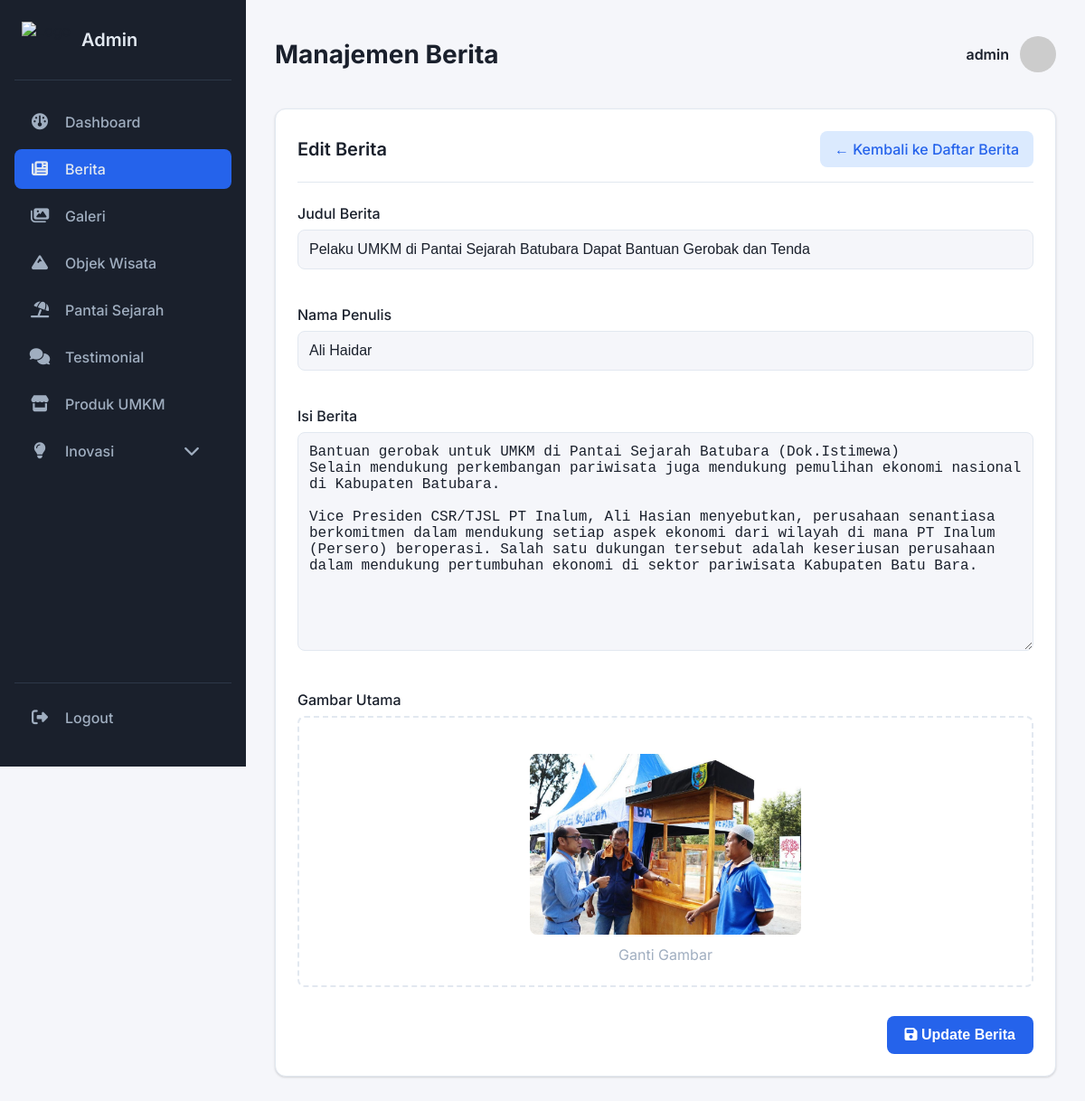
Screenshot of /admin_dashboard.php?page=berita&action=edit&id=8 (signed in) with the database file from the repository.
### tables this page shows
CREATE TABLE `berita` (
  `id` int(11) NOT NULL,
  `judul` varchar(255) DEFAULT NULL,
  `draft` text DEFAULT NULL,
  `penulis` varchar(100) DEFAULT NULL,
  `tanggal_dibuat` datetime DEFAULT current_timestamp(),
  `gambar` varchar(255) DEFAULT NULL,
  `status` varchar(20) DEFAULT 'active'
);

### admin_dashboard.php (the view, shortened to what this page needs)
<?php
include 'koneksi.php';
$page = $_GET['page'] ?? 'home';
$action = $_GET['action'] ?? '';
$edit_berita = null;
if ($action == 'edit' && isset($_GET['id'])) {
    $edit_id = intval($_GET['id']);
    if ($page == 'berita') {
        $q = $conn->query("SELECT * FROM berita WHERE id=$edit_id");
        $edit_berita = $q ? $q->fetch_assoc() : null;
    } elseif ($page == 'inovasi') {
        $q = $conn->query("SELECT * FROM inovasi WHERE id=$edit_id");
        $edit_inovasi = $q ? $q->fetch_assoc() : null;
    } elseif ($page == 'produk-umkm') {
        $q = $conn->query("SELECT * FROM produk_umkm WHERE id=$edit_id");
        $edit_produk = $q ? $q->fetch_assoc() : null;
    } elseif ($page == 'objek-wisata') {
        $q = $conn->query("SELECT * FROM objek_wisata WHERE id=$edit_id");
        $edit_wisata = $q ? $q->fetch_assoc() : null;
    } elseif ($page == 'testimonial-pantai') {
        $q = $conn->query("SELECT * FROM testimonial_pantai_sejarah WHERE id=$edit_id");
        $edit_testimonial = $q ? $q->fetch_assoc() : null;
    }
}
?>
<!DOCTYPE html>
<html lang="id">
<head>
    <link rel="stylesheet" href="https://cdnjs.cloudflare.com/ajax/libs/font-awesome/6.4.2/css/all.min.css">
</head>
<body>
    <div class="admin-layout">
        <div class="sidebar" id="sidebar">
            <div class="sidebar-header">
                <img src="asset/logo-white.png" alt="Logo">
                <h3>Admin</h3>
            </div>
            <nav>
                <a href="admin_dashboard.php?page=home" class="<?= $page=='home'?'active':'' ?>"><i class="fa-solid fa-gauge"></i> Dashboard</a>
                <a href="admin_dashboard.php?page=berita" class="<?= $page=='berita'?'active':'' ?>"><i class="fa-solid fa-newspaper"></i> Berita</a>
                <a href="admin_dashboard.php?page=galeri" class="<?= $page=='galeri'?'active':'' ?>"><i class="fa-solid fa-images"></i> Galeri</a>
                <a href="admin_dashboard.php?page=objek-wisata" class="<?= $page=='objek-wisata'?'active':'' ?>"><i class="fa-solid fa-mountain"></i> Objek Wisata</a>
                <a href="admin_dashboard.php?page=pantai-sejarah" class="<?= $page=='pantai-sejarah'?'active':'' ?>"><i class="fa-solid fa-umbrella-beach"></i> Pantai Sejarah</a>
                <a href="admin_dashboard.php?page=testimonial-pantai" class="<?= $page=='testimonial-pantai'?'active':'' ?>"><i class="fa-solid fa-comments"></i> Testimonial</a>
                <a href="admin_dashboard.php?page=produk-umkm" class="<?= $page=='produk-umkm'?'active':'' ?>"><i class="fa-solid fa-store"></i> Produk UMKM</a>
                <div class="sidebar-dropdown">
                    <a href="#" class="dropdown-toggle <?= (in_array($page, ['inovasi-pendidikan', 'inovasi-pertanian', 'inovasi-teknologi'])) ? 'active' : '' ?>"><i class="fa-solid fa-lightbulb"></i> Inovasi <i class="fa-solid fa-chevron-down dropdown-icon"></i></a>
                </div>
            </nav>
            <div class="sidebar-footer">
                 <a href="#" id="logoutBtn"><i class="fa-solid fa-right-from-bracket"></i> Logout</a>
            </div>
        </div>
        <div class="main-content">
            <div class="topbar">
                <h1 class="topbar-title">
                    <?php
                        if ($page == 'home') echo 'Dashboard';
                        else if ($page == 'berita') echo 'Manajemen Berita';
                    ?>
                </h1>
                <div class="admin-profile">
                    <span class="admin-name"><?= isset($_SESSION['admin_username']) ? htmlspecialchars($_SESSION['admin_username']) : 'Admin'; ?></span>
                    <img src="https://ui-avatars.com/api/?name=<?= urlencode(isset($_SESSION['admin_username']) ? $_SESSION['admin_username'] : 'Admin') ?>&background=dbeafe&color=2563eb&font-size=0.5" alt="Avatar" style="width:40px; height:40px; border-radius:50%;">
                </div>
            </div>
            <?php if ($page=='berita'): ?>
            <div class="card" id="berita">
                <?php if ($action=='tambah' || ($action=='edit' && isset($edit_berita))): ?>
                    <div class="card-header">
                        <h2><?= $action == 'tambah' ? 'Tulis Berita Baru' : 'Edit Berita' ?></h2>
                        <a href="admin_dashboard.php?page=berita" class="btn-secondary">&larr; Kembali ke Daftar Berita</a>
                    </div>
                    <form method="POST" action="" enctype="multipart/form-data" class="modern-form">
                        <div class="form-group">
                            <label for="judul">Judul Berita</label>
                            <input type="text" id="judul" name="judul" value="<?= htmlspecialchars($edit_berita['judul'] ?? '') ?>" required placeholder="Masukkan judul berita...">
                        </div>
                        <div class="form-group">
                            <label for="penulis">Nama Penulis</label>
                            <input type="text" id="penulis" name="penulis" value="<?= htmlspecialchars($edit_berita['penulis'] ?? '') ?>" required placeholder="Contoh: John Doe">
                        </div>
                        <div class="form-group">
                            <label for="draft">Isi Berita</label>
                            <textarea id="draft" name="draft" rows="12" required placeholder="Tulis isi berita di sini..."><?= htmlspecialchars($edit_berita['draft'] ?? '') ?></textarea>
                        </div>
                        <div class="form-group">
                            <label for="gambar">Gambar Utama</label>
                            <div class="image-upload-wrapper">
                                <div class="image-preview" id="imagePreview">
                                    <?php if ($action == 'edit' && !empty($edit_berita['gambar'])) : ?>
                                        <img src="<?= htmlspecialchars($edit_berita['gambar']) ?>" alt="Preview Gambar">
                                        <span class="image-preview-text">Ganti Gambar</span>
                                    <?php else: ?>
                                        <i class="fa-solid fa-cloud-arrow-up"></i>
                                        <span class="image-preview-text">Pilih atau seret gambar ke sini</span>
                                    <?php endif; ?>
                                </div>
                            </div>
                        </div>
                        <div class="form-actions">
                            <button type="submit" name="<?= $action == 'tambah' ? 'tambah_berita' : 'update_berita' ?>" class="btn-primary"><i class="fa-solid fa-save"></i> <?= $action == 'tambah' ? 'Simpan Berita' : 'Update Berita' ?></button>
                        </div>
                    </form>
                <?php endif; ?>
            </div>
            <?php endif; ?>
        </div>
    </div>
</body>
</html>

### admin_dashboard.php (style rules this page uses)
:root { --background: #f5f6fa; --primary: #1a202c; --secondary: #2d3748; --text-primary: #e2e8f0; --text-secondary: #a0aec0; --accent: #2563eb; --accent-light: #dbeafe; --card-bg: #ffffff; --border-color: #e2e8f0; --shadow: 0 1px 3px 0 rgba(0, 0, 0, 0.1), 0 1px 2px 0 rgba(0, 0, 0, 0.06); }
body { margin: 0; background: var(--background); font-family: 'Inter', sans-serif; color: var(--primary); }
.admin-layout { display: flex; min-height: 100vh; }
.sidebar { width: 240px; background: var(--primary); padding: 24px 16px; display: flex; flex-direction: column; height: 100vh; position: sticky; top: 0; transition: transform 0.3s ease; z-index: 1001; }
.sidebar-header { display: flex; align-items: center; gap: 12px; padding: 0 8px 24px 8px; border-bottom: 1px solid var(--secondary); }
.sidebar-header img { height: 40px; }
.sidebar-header h3 { color: var(--text-primary); font-size: 1.25rem; font-weight: 600; margin: 0; }
.sidebar nav { flex-grow: 1; margin-top: 24px; }
.sidebar a { display: flex; align-items: center; color: var(--text-secondary); text-decoration: none; padding: 12px 16px; margin-bottom: 8px; border-radius: 8px; font-weight: 500; font-size: 1rem; transition: background 0.2s, color 0.2s; }
.sidebar a .fa-solid { margin-right: 16px; font-size: 1.125rem; width: 24px; text-align: center; }
.sidebar a.active, .sidebar a:hover { background: var(--accent); color: var(--text-primary); }
.sidebar-dropdown { position: relative; }
.dropdown-toggle .dropdown-icon { margin-left: auto; transition: transform 0.2s; }
.sidebar-footer { padding-top: 16px; border-top: 1px solid var(--secondary); }
.main-content { flex: 1; padding: 24px 32px; overflow-y: auto; }
.topbar { display: flex; align-items: center; justify-content: space-between; margin-bottom: 24px; }
.topbar-title { font-size: 1.75rem; font-weight: 700; }
.admin-profile { display: flex; align-items: center; gap: 12px; }
.admin-profile .admin-name { font-weight: 600; }
.card { background: var(--card-bg); border-radius: 12px; box-shadow: var(--shadow); padding: 24px; margin-bottom: 24px; border: 1px solid var(--border-color); }
.card-header { display: flex; justify-content: space-between; align-items: center; margin-bottom: 24px; padding-bottom: 16px; border-bottom: 1px solid var(--border-color); }
.card-header h2 { margin: 0; font-size: 1.25rem; font-weight: 600; }
.btn-primary { background: var(--accent); color: white; padding: 10px 16px; border-radius: 8px; text-decoration: none; font-weight: 500; transition: background 0.2s; }
.btn-secondary { background: var(--accent-light); color: var(--accent); padding: 10px 16px; border-radius: 8px; text-decoration: none; font-weight: 500; transition: background 0.2s; }
label { font-weight: 500; color: var(--primary); margin-bottom: 8px; display: block; }
input[type="text"], textarea, input[type="file"], input[type="number"] { width: 100%; padding: 12px; margin-bottom: 16px; border: 1px solid var(--border-color); border-radius: 8px; background: var(--background); font-size: 1rem; transition: border-color 0.2s, box-shadow 0.2s; color: var(--primary); box-sizing: border-box; }
button[type="submit"] { background: var(--accent); color: white; border: none; padding: 12px 20px; border-radius: 8px; font-size: 1rem; font-weight: 600; cursor: pointer; transition: background 0.2s; }
.modern-form .form-group { margin-bottom: 24px; }
.modern-form .form-actions { margin-top: 32px; text-align: right; }
.image-upload-wrapper { position: relative; border: 2px dashed var(--border-color); border-radius: 8px; padding: 24px; text-align: center; cursor: pointer; transition: border-color 0.2s; }
.image-preview { margin-top: 16px; }
.image-preview img { max-width: 100%; max-height: 200px; border-radius: 8px; }
.image-preview-text { display: block; margin-top: 8px; color: var(--text-secondary); }

### rows the page displays
berita: judul "Pelaku UMKM di Pantai Sejarah Batubara Dapat Bantuan Gerobak dan Tenda", penulis "Ali Haidar", draft "Bantuan gerobak untuk UMKM di Pantai Sejarah Batubara (Dok.Istimewa) Selain mendukung perkembangan pariwisata juga mendukung pemulihan ekonomi nasional di Kabupaten Batubara. Vice Presiden CSR/TJSL PT Inalum, Ali Hasian menyebutkan, perusahaan senantiasa berkomitmen dalam mendukung setiap aspek ekonomi dari wilayah di mana PT Inalum (Persero) beroperasi. Salah satu dukungan tersebut adalah keseriusan perusahaan dalam mendukung pertumbuhan ekonomi di sektor pariwisata Kabupaten Batu Bara.", gambar (picture)

### other values shown
$_SESSION['admin_username'] "admin"
